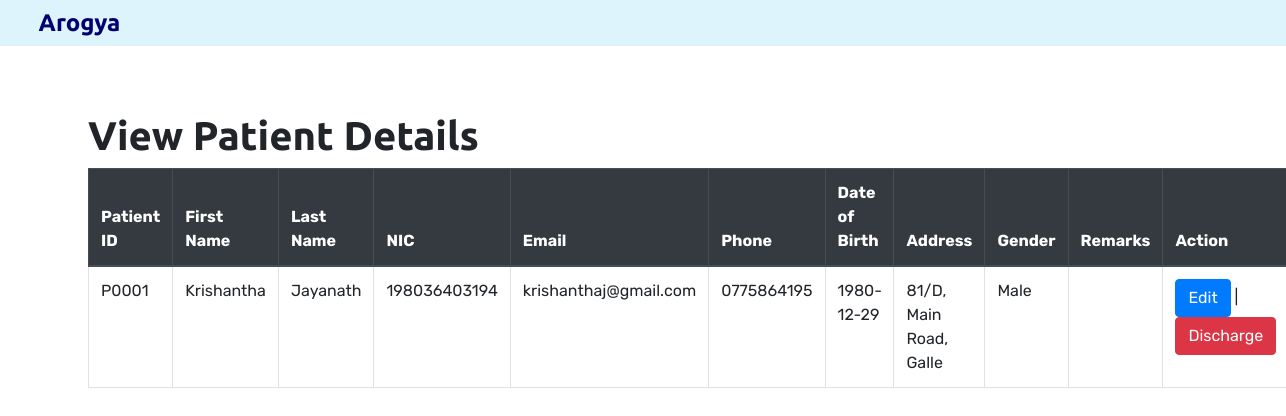
/staff/viewpatient.php, run on the app's committed database.
### tables this page shows
CREATE TABLE `patientdetails` (
  `patient_id` char(5) NOT NULL,
  `first_name` varchar(50) NOT NULL,
  `last_name` varchar(50) NOT NULL,
  `nic` varchar(12) NOT NULL,
  `email` varchar(100) NOT NULL,
  `phone` varchar(15) NOT NULL,
  `dob` date NOT NULL,
  `address` varchar(255) NOT NULL,
  `gender` enum('Male','Female') NOT NULL,
  `remarks` text DEFAULT NULL
);

### staff/viewpatient.php (the view, shortened to what this page needs)
<!DOCTYPE html>
<html>
<head>
    <link rel="stylesheet" href="https://maxcdn.bootstrapcdn.com/bootstrap/4.5.2/css/bootstrap.min.css">
    <link rel="stylesheet" href="../css/staff.css" />
</head>
<body>
    <section id="adminheader">
        <div class="container">
            <nav class="navbar navbar-expand-lg fixed-top p-0" style="background-color: #ddf4fc" id="navigationbar">
                <div class="container-fluid">
                    <a class="navbar-brand" href="patient.html"> Arogya </a>
                </div>
            </nav>
        </div>
    </section>
    <section id="addpatient">
        <div class="container" style="margin-top: 2rem">
            <h2>View Patient Details</h2>
            <table class="table table-bordered">
                <thead class="thead-dark">
                    <tr>
                        <th>Patient ID</th>
                        <th>First Name</th>
                        <th>Last Name</th>
                        <th>NIC</th>
                        <th>Email</th>
                        <th>Phone</th>
                        <th>Date of Birth</th>
                        <th>Address</th>
                        <th>Gender</th>
                        <th>Remarks</th>
                        <th>Action</th>
                    </tr>
                </thead>
                <tbody>
                    <?php
                    $servername = "localhost";
                    $username = "root";
                    $password = "";
                    $dbname = "db_arogya";
                    $conn = new mysqli($servername, $username, $password, $dbname);
                    $sql = "SELECT * FROM patientdetails";
                    $result = $conn->query($sql);
                    if ($result->num_rows > 0) {
                        while ($row = $result->fetch_assoc()) {
                            echo "<tr>";
                            echo "<td>" . $row["patient_id"] . "</td>";
                            echo "<td>" . $row["first_name"] . "</td>";
                            echo "<td>" . $row["last_name"] . "</td>";
                            echo "<td>" . $row["nic"] . "</td>";
                            echo "<td>" . $row["email"] . "</td>";
                            echo "<td>" . $row["phone"] . "</td>";
                            echo "<td>" . $row["dob"] . "</td>";
                            echo "<td>" . $row["address"] . "</td>";
                            echo "<td>" . $row["gender"] . "</td>";
                            echo "<td>" . $row["remarks"] . "</td>";
                            echo "<td> <a href='edit.php?id=" . $row["patient_id"] . "'class='btn btn-primary'>Edit</a> | <a href='delete.php?id=" . $row["patient_id"] . "'class='btn btn-danger'>Discharge</a></td>";
                            echo "</tr>";
                        }
                    } else {
                        echo "<tr><td colspan='11'>No records found</td></tr>";
                    }
                    ?>
                </tbody>
            </table>
        </div>
    </section>
</body>
</html>

### css/staff.css (style rules this page uses)
body { font-family: "Rubik", sans-serif; }
h2 { font-family: "ubuntu", sans-serif; font-size: 2.5rem; font-weight: 700; }
.container-fluid { padding: 0% 3%; }
.navbar { padding: 10px 0; }
.navbar-brand { font-family: "Ubuntu", sans-serif; font-size: 1.5rem; font-weight: bold; color: #000071; }
#addpatient, #adddoctor, #addstaff, #roomassign { padding: 80px 60px 0px; }

### data on the page
patientdetails: patient_id "P0001", first_name "Krishantha", last_name "Jayanath", nic "198036403194", email "krishanthaj@gmail.com", phone "0775864195", dob "1980-12-29", address "81/D, Main Road, Galle", gender "Male"
